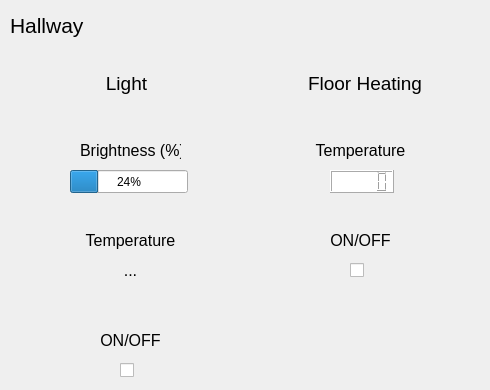
    <widget class="QWidget" name="page_4">
     <widget class="QLabel" name="label_6">
      <property name="geometry">
       <rect>
        <x>10</x>
        <y>10</y>
        <width>81</width>
        <height>31</height>
       </rect>
      </property>
      <property name="font">
       <font>
        <pointsize>16</pointsize>
       </font>
      </property>
      <property name="text">
       <string>Hallway</string>
      </property>
     </widget>
     <widget class="QWidget" name="layoutWidget_4">
      <property name="geometry">
       <rect>
        <x>10</x>
        <y>70</y>
        <width>471</width>
        <height>28</height>
       </rect>
      </property>
      <layout class="QHBoxLayout" name="horizontalLayout_5">
       <item>
        <widget class="QLabel" name="label_19">
         <property name="text">
          <string>&lt;html&gt;&lt;head/&gt;&lt;body&gt;&lt;p align=&quot;center&quot;&gt;&lt;span style=&quot; font-size:14pt;&quot;&gt;Light&lt;/span&gt;&lt;/p&gt;&lt;/body&gt;&lt;/html&gt;</string>
         </property>
        </widget>
       </item>
       <item>
        <widget class="QLabel" name="label_20">
         <property name="text">
          <string>&lt;html&gt;&lt;head/&gt;&lt;body&gt;&lt;p align=&quot;center&quot;&gt;&lt;span style=&quot; font-size:14pt;&quot;&gt;Floor Heating&lt;/span&gt;&lt;/p&gt;&lt;/body&gt;&lt;/html&gt;</string>
         </property>
        </widget>
       </item>
      </layout>
     </widget>
     <widget class="QLabel" name="label_78">
      <property name="geometry">
       <rect>
        <x>310</x>
        <y>220</y>
        <width>101</width>
        <height>41</height>
       </rect>
      </property>
      <property name="text">
       <string>&lt;html&gt;&lt;head/&gt;&lt;body&gt;&lt;p align=&quot;center&quot;&gt;&lt;span style=&quot; font-size:12pt;&quot;&gt;ON/OFF&lt;/span&gt;&lt;/p&gt;&lt;/body&gt;&lt;/html&gt;</string>
      </property>
     </widget>
     <widget class="QLabel" name="label_79">
      <property name="geometry">
       <rect>
        <x>310</x>
        <y>130</y>
        <width>101</width>
        <height>41</height>
       </rect>
      </property>
      <property name="text">
       <string>&lt;html&gt;&lt;head/&gt;&lt;body&gt;&lt;p align=&quot;center&quot;&gt;&lt;span style=&quot; font-size:12pt;&quot;&gt;Temperature&lt;/span&gt;&lt;/p&gt;&lt;/body&gt;&lt;/html&gt;</string>
      </property>
     </widget>
     <widget class="QLabel" name="label_80">
      <property name="geometry">
       <rect>
        <x>80</x>
        <y>320</y>
        <width>101</width>
        <height>41</height>
       </rect>
      </property>
      <property name="text">
       <string>&lt;html&gt;&lt;head/&gt;&lt;body&gt;&lt;p align=&quot;center&quot;&gt;&lt;span style=&quot; font-size:12pt;&quot;&gt;ON/OFF&lt;/span&gt;&lt;/p&gt;&lt;/body&gt;&lt;/html&gt;</string>
      </property>
     </widget>
     <widget class="QLabel" name="label_81">
      <property name="geometry">
       <rect>
        <x>80</x>
        <y>130</y>
        <width>101</width>
        <height>41</height>
       </rect>
      </property>
      <property name="text">
       <string>&lt;html&gt;&lt;head/&gt;&lt;body&gt;&lt;p align=&quot;center&quot;&gt;&lt;span style=&quot; font-size:12pt;&quot;&gt;Brightness (%)&lt;/span&gt;&lt;/p&gt;&lt;/body&gt;&lt;/html&gt;</string>
      </property>
     </widget>
     <widget class="QLabel" name="label_83">
      <property name="geometry">
       <rect>
        <x>80</x>
        <y>220</y>
        <width>101</width>
        <height>41</height>
       </rect>
      </property>
      <property name="text">
       <string>&lt;html&gt;&lt;head/&gt;&lt;body&gt;&lt;p align=&quot;center&quot;&gt;&lt;span style=&quot; font-size:12pt;&quot;&gt;Temperature&lt;/span&gt;&lt;/p&gt;&lt;/body&gt;&lt;/html&gt;</string>
      </property>
     </widget>
     <widget class="QCheckBox" name="checkBox_10">
      <property name="geometry">
       <rect>
        <x>350</x>
        <y>260</y>
        <width>21</width>
        <height>21</height>
       </rect>
      </property>
      <property name="text">
       <string/>
      </property>
      <property name="checkable">
       <bool>true</bool>
      </property>
      <property name="tristate">
       <bool>false</bool>
      </property>
     </widget>
     <widget class="QLCDNumber" name="lcdNumber_5">
      <property name="geometry">
       <rect>
        <x>330</x>
        <y>170</y>
        <width>64</width>
        <height>23</height>
       </rect>
      </property>
      <property name="styleSheet">
       <string notr="true">color: rgb(0, 0, 0);
background-color: rgb(255, 255, 255);</string>
      </property>
     </widget>
     <widget class="QLabel" name="label_97">
      <property name="geometry">
       <rect>
        <x>80</x>
        <y>260</y>
        <width>101</width>
        <height>21</height>
       </rect>
      </property>
      <property name="font">
       <font>
        <pointsize>12</pointsize>
       </font>
      </property>
      <property name="text">
       <string>&lt;html&gt;&lt;head/&gt;&lt;body&gt;&lt;p align=&quot;center&quot;&gt;...&lt;/p&gt;&lt;/body&gt;&lt;/html&gt;</string>
      </property>
      <property name="textFormat">
       <enum>Qt::TextFormat::RichText</enum>
      </property>
     </widget>
     <widget class="QProgressBar" name="progressBar_9">
      <property name="geometry">
       <rect>
        <x>70</x>
        <y>170</y>
        <width>118</width>
        <height>23</height>
       </rect>
      </property>
      <property name="value">
       <number>24</number>
      </property>
     </widget>
     <widget class="QCheckBox" name="checkBox_9">
      <property name="geometry">
       <rect>
        <x>120</x>
        <y>360</y>
        <width>21</width>
        <height>21</height>
       </rect>
      </property>
      <property name="text">
       <string/>
      </property>
      <property name="checkable">
       <bool>true</bool>
      </property>
      <property name="tristate">
       <bool>false</bool>
      </property>
     </widget>
    </widget>
